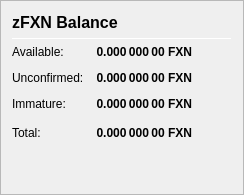
                   <widget class="QFrame" name="frame_ZerocoinBalances">
                    <property name="frameShape">
                     <enum>QFrame::StyledPanel</enum>
                    </property>
                    <property name="frameShadow">
                     <enum>QFrame::Raised</enum>
                    </property>
                    <layout class="QVBoxLayout" name="verticalLayout_7">
                     <item>
                      <layout class="QHBoxLayout" name="horizontalLayout_8" stretch="0,0,0">
                       <item>
                        <widget class="QLabel" name="label_5z_3">
                         <property name="minimumSize">
                          <size>
                           <width>0</width>
                           <height>20</height>
                          </size>
                         </property>
                         <property name="font">
                          <font>
                           <pointsize>12</pointsize>
                           <weight>75</weight>
                           <bold>true</bold>
                          </font>
                         </property>
                         <property name="text">
                          <string>zFXN Balance</string>
                         </property>
                        </widget>
                       </item>
                       <item>
                        <spacer name="horizontalSpacer_11">
                         <property name="orientation">
                          <enum>Qt::Horizontal</enum>
                         </property>
                         <property name="sizeHint" stdset="0">
                          <size>
                           <width>40</width>
                           <height>20</height>
                          </size>
                         </property>
                        </spacer>
                       </item>
                      </layout>
                     </item>
                     <item>
                      <widget class="Line" name="line_ZerocoinBalance">
                       <property name="minimumSize">
                        <size>
                         <width>0</width>
                         <height>1</height>
                        </size>
                       </property>
                       <property name="maximumSize">
                        <size>
                         <width>16777215</width>
                         <height>1</height>
                        </size>
                       </property>
                       <property name="orientation">
                        <enum>Qt::Horizontal</enum>
                       </property>
                      </widget>
                     </item>
                     <item>
                      <layout class="QGridLayout" name="gridLayout_5">
                       <property name="spacing">
                        <number>12</number>
                       </property>
                       <item row="1" column="0">
                        <widget class="QLabel" name="labelzBalanceMatureText">
                         <property name="toolTip">
                          <string>Mature: more than 20 confirmation and more than 1 mint of the same denomination after it was minted.
These zFXN are spendable.</string>
                         </property>
                         <property name="text">
                          <string>Available:</string>
                         </property>
                        </widget>
                       </item>
                       <item row="1" column="1">
                        <widget class="QLabel" name="labelzBalanceMature">
                         <property name="font">
                          <font>
                           <weight>75</weight>
                           <bold>true</bold>
                          </font>
                         </property>
                         <property name="toolTip">
                          <string>Mature: more than 20 confirmation and more than 1 mint of the same denomination after it was minted.
These zFXN are spendable.</string>
                         </property>
                         <property name="text">
                          <string notr="true">0.000 000 00 FXN</string>
                         </property>
                         <property name="alignment">
                          <set>Qt::AlignRight|Qt::AlignTrailing|Qt::AlignVCenter</set>
                         </property>
                        </widget>
                       </item>
                       <item row="2" column="0">
                        <widget class="QLabel" name="labelzBalanceUnconfirmedText">
                         <property name="toolTip">
                          <string>Unconfirmed: less than 20 confirmations
Immature: confirmed, but less than 1 mint of the same denomination after it was minted</string>
                         </property>
                         <property name="text">
                          <string>Unconfirmed:</string>
                         </property>
                        </widget>
                       </item>
                       <item row="2" column="1">
                        <widget class="QLabel" name="labelzBalanceUnconfirmed">
                         <property name="font">
                          <font>
                           <weight>75</weight>
                           <bold>true</bold>
                          </font>
                         </property>
                         <property name="toolTip">
                          <string>Unconfirmed: less than 20 confirmations
Immature: confirmed, but less than 1 mint of the same denomination after it was minted</string>
                         </property>
                         <property name="text">
                          <string notr="true">0.000 000 00 FXN</string>
                         </property>
                         <property name="alignment">
                          <set>Qt::AlignRight|Qt::AlignTrailing|Qt::AlignVCenter</set>
                         </property>
                        </widget>
                       </item>
                       <item row="3" column="0">
                        <widget class="QLabel" name="labelzBalanceImmatureText">
                         <property name="toolTip">
                          <string>Unconfirmed: less than 20 confirmations
Immature: confirmed, but less than 1 mint of the same denomination after it was minted</string>
                         </property>
                         <property name="text">
                          <string>Immature:</string>
                         </property>
                        </widget>
                       </item>
                       <item row="3" column="1">
                        <widget class="QLabel" name="labelzBalanceImmature">
                         <property name="font">
                          <font>
                           <weight>75</weight>
                           <bold>true</bold>
                          </font>
                         </property>
                         <property name="toolTip">
                          <string>Unconfirmed: less than 20 confirmations
Immature: confirmed, but less than 1 mint of the same denomination after it was minted</string>
                         </property>
                         <property name="text">
                          <string notr="true">0.000 000 00 FXN</string>
                         </property>
                         <property name="alignment">
                          <set>Qt::AlignRight|Qt::AlignTrailing|Qt::AlignVCenter</set>
                         </property>
                        </widget>
                       </item>
                       <item row="4" column="0">
                        <widget class="QLabel" name="labelzBalanceText">
                         <property name="toolTip">
                          <string>Your current zFXN balance, unconfirmed and immature zFXN included.</string>
                         </property>
                         <property name="text">
                          <string>Total:</string>
                         </property>
                        </widget>
                       </item>
                       <item row="4" column="1">
                        <widget class="QLabel" name="labelzBalance">
                         <property name="font">
                          <font>
                           <weight>75</weight>
                           <bold>true</bold>
                          </font>
                         </property>
                         <property name="cursor">
                          <cursorShape>IBeamCursor</cursorShape>
                         </property>
                         <property name="toolTip">
                          <string>Your current zFXN balance, unconfirmed and immature zFXN included.</string>
                         </property>
                         <property name="text">
                          <string notr="true">0.000 000 00 FXN</string>
                         </property>
                         <property name="alignment">
                          <set>Qt::AlignRight|Qt::AlignTrailing|Qt::AlignVCenter</set>
                         </property>
                         <property name="textInteractionFlags">
                          <set>Qt::LinksAccessibleByMouse|Qt::TextSelectableByKeyboard|Qt::TextSelectableByMouse</set>
                         </property>
                        </widget>
                       </item>
                       <item row="4" column="2">
                        <spacer name="horizontalSpacer_4">
                         <property name="orientation">
                          <enum>Qt::Horizontal</enum>
                         </property>
                         <property name="sizeHint" stdset="0">
                          <size>
                           <width>40</width>
                           <height>20</height>
                          </size>
                         </property>
                        </spacer>
                       </item>
                      </layout>
                     </item>
                     <item>
                      <spacer name="verticalSpacer_4">
                       <property name="orientation">
                        <enum>Qt::Vertical</enum>
                       </property>
                       <property name="sizeHint" stdset="0">
                        <size>
                         <width>20</width>
                         <height>40</height>
                        </size>
                       </property>
                      </spacer>
                     </item>
                    </layout>
                   </widget>
